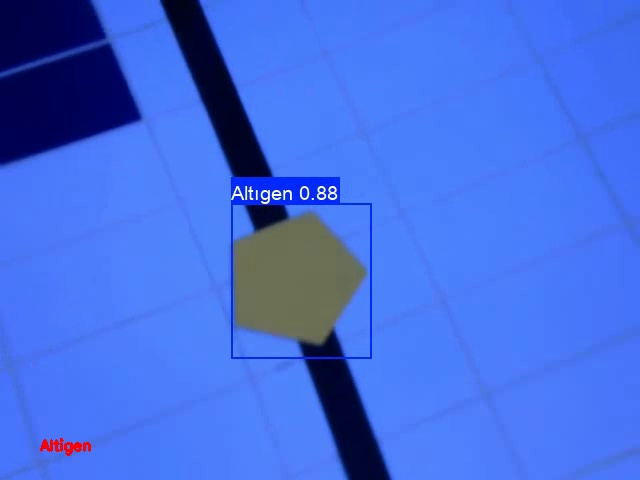
#> input picture PythonProject/Altıgen.jpg, 640 x 480 px, given in place of the camera
$ python 'yengeç.py'
#> lines starting #> are read from the running program, lines starting #| are printed output that depends on the picture; after the words box and inside, x2 and y2 are one past the last pixel; in counts of white or black regions, pixels touching at a corner belong together
import cv2
import numpy as np
import math
import time


class LineFollowingAlgorithm:
    def __init__(self, video_path=None):
        if video_path:
            self.cap = cv2.VideoCapture(video_path)
        else:
            # Kamera ayarlarını optimize et
            self.cap = cv2.VideoCapture(0)
            self.cap.set(cv2.CAP_PROP_FRAME_WIDTH, 640)  # Düşük çözünürlük
            self.cap.set(cv2.CAP_PROP_FRAME_HEIGHT, 480)
            self.cap.set(cv2.CAP_PROP_FPS, 30)  # FPS ayarı
            self.cap.set(cv2.CAP_PROP_BUFFERSIZE, 1)  # Buffer boyutunu azalt

        # Video boyutlarını al
        self.width = int(self.cap.get(cv2.CAP_PROP_FRAME_WIDTH))
        self.height = int(self.cap.get(cv2.CAP_PROP_FRAME_HEIGHT))

        # İşleme için küçültülmüş boyutlar
        self.process_width = 320  # İşleme boyutu
        self.scale_factor = self.width / self.process_width

        # Bölge ayarları (küçültülmüş boyuta göre)
        self.region_width = self.process_width // 3
        self.region_height = int(self.height * 0.6 / self.scale_factor)

        # Çizgi rengi eşiği (siyah çizgi için)
        self.lower_threshold = 0
        self.upper_threshold = 50

        # AÇI KONTROL PARAMETRELERİ
        self.max_allowed_angle = 20  # Kabul edilebilir maksimum açı (derece)
        self.min_line_length = 30  # Daha kısa çizgiler için (optimize)
        self.angle_correction_threshold = 10  # Bu açıdan fazlası düzeltme gerektirir

        # FPS hesaplama
        self.prev_time = time.time()
        self.fps = 0

    def preprocess_frame(self, frame):
        """Görüntüyü küçült ve ön işleme yap"""
        # Boyutu küçült
        small_frame = cv2.resize(frame, (self.process_width, int(self.height / self.scale_factor)))
        # Gri tonlama
        gray = cv2.cvtColor(small_frame, cv2.COLOR_BGR2GRAY)
        # Threshold
        _, thresh = cv2.threshold(gray, self.upper_threshold, 255, cv2.THRESH_BINARY_INV)
        # Gürültü azaltma
        kernel = np.ones((3, 3), np.uint8)
        thresh = cv2.morphologyEx(thresh, cv2.MORPH_OPEN, kernel)
        return gray, thresh, small_frame

    def detect_line_angle(self, gray_frame):
        """Optimize edilmiş çizgi açısı tespiti"""
        # HoughLinesP parametreleri optimize edildi
        lines = cv2.HoughLinesP(gray_frame, 1, np.pi / 180,
                                threshold=30,  # Daha düşük eşik
                                minLineLength=self.min_line_length,
                                maxLineGap=20)  # Daha büyük boşluk

        if lines is not None:
            # En uzun 2 çizgiyi al
            lines = sorted(lines, key=lambda x: np.linalg.norm(x[0][2:] - x[0][:2]), reverse=True)[:2]

            angles = []
            centers = []
            valid_lines = []

            for line in lines:
                x1, y1, x2, y2 = line[0]
                length = math.sqrt((x2 - x1) ** 2 + (y2 - y1) ** 2)

                if length > self.min_line_length:
                    angle = math.degrees(math.atan2(x2 - x1, y2 - y1))
                    # Açı normalizasyonu
                    if angle > 90:
                        angle -= 180
                    elif angle < -90:
                        angle += 180

                    center = ((x1 + x2) // 2, (y1 + y2) // 2)
                    angles.append(angle)
                    centers.append(center)
                    valid_lines.append(line[0])

            if angles:
                # Ortalama açı ve merkez
                avg_angle = np.mean(angles)
                avg_center = (int(np.mean([c[0] for c in centers])),
                              int(np.mean([c[1] for c in centers])))
                return avg_angle, avg_center, valid_lines

        return None, None, None

    def detect_line_position(self, thresh):
        """Optimize edilmiş bölge tespiti"""
        # Üst ve alt bölgeler
        upper_half = thresh[0:self.region_height, :]
        lower_half = thresh[self.region_height:, :]

        # Hızlı bölge analizi
        upper_regions = [
            np.count_nonzero(upper_half[:, i * self.region_width:(i + 1) * self.region_width])
            for i in range(3)
        ]

        lower_regions = [
            np.count_nonzero(lower_half[:, i * self.region_width:(i + 1) * self.region_width])
            for i in range(3)
        ]

        return upper_regions + lower_regions, thresh

    def is_line_angled(self, angle):
        """Çizginin açılı olup olmadığını kontrol eder"""
        if angle is None:
            return False
        return abs(angle) > self.angle_correction_threshold

    def viraj_tespiti(self, regions):
        """Viraj var mı yok mu kontrol et"""
        sol_ust, orta_ust, sag_ust, sol_alt, orta_alt, sag_alt = regions

        # KILIT KURAL: Orta alt + Orta üst varsa → DÜZ GİT (viraj değil)
        if orta_alt > 1000 and orta_ust > 1000:
            return False

        # Viraj durumları
        if orta_alt > 1000:
            if sag_alt > 1000:
                return True  # Sağa dön virajı
            elif sol_alt > 1000:
                return True  # Sola dön virajı

        return False

    # [10 lines left out: function viraj_fonksiyonu, not called in this run]

    def duz_cizgi_fonksiyonu(self, regions, angle=None, line_center=None):
        """Açı kontrolü eklenmiş düz çizgi fonksiyonu"""
        sol_ust, orta_ust, sag_ust, sol_alt, orta_alt, sag_alt = regions

        # AÇI KONTROL BLOĞU
        if orta_alt > 1000 and orta_ust > 1000:
            if self.is_line_angled(angle):
                if angle < -self.angle_correction_threshold:
                    return "SAGA DON (AÇI DÜZELTMESİ)"  # Çizgi sağa eğik, sola dön
                elif angle > self.angle_correction_threshold:
                    return "SOLA DON (AÇI DÜZELTMESİ)"  # Çizgi sola eğik, sağa dön
            else:
                return "DUZ GIT"  # Çizgi düz, normal ilerle

        # ÜST BÖLGE KONTROLÜ
        if sol_ust > 1000 and orta_ust <= 1000 and sag_ust <= 1000:
            return "SOL YENGEC"
        elif sag_ust > 1000 and orta_ust <= 1000 and sol_ust <= 1000:
            return "SAG YENGEC"
        elif orta_ust > 1000 and sol_ust <= 1000 and sag_ust <= 1000:
            return "DUZ GIT"

        # MEVCUT MANTIK - Orta alt + Orta üst = DÜZ GİT
        if orta_alt > 1000 and orta_ust > 1000:
            return "DUZ GIT"

        # Sadece alt bölgelere bak
        lower_regions = [sol_alt, orta_alt, sag_alt]
        max_index = np.argmax(lower_regions)

        if max_index == 0:
            return "SOL YENGEC"
        elif max_index == 1:
            return "DUZ GIT"
        else:
            return "SAG YENGEC"

    def draw_regions(self, frame):
        """Bölgeleri ve çizgileri görsel olarak çiz"""
        # Bölge çizgileri (orijinal boyutta)
        rw = int(self.region_width * self.scale_factor)
        rh = int(self.region_height * self.scale_factor)
        cv2.line(frame, (rw, 0), (rw, self.height), (0, 255, 0), 2)
        cv2.line(frame, (rw * 2, 0), (rw * 2, self.height), (0, 255, 0), 2)
        cv2.line(frame, (0, rh), (self.width, rh), (0, 255, 0), 2)

        # Merkez çizgisi
        cv2.line(frame, (self.width // 2, 0), (self.width // 2, self.height), (255, 0, 0), 1)

        # Bölge etiketleri
        cv2.putText(frame, "SOL UST", (10, 30), cv2.FONT_HERSHEY_SIMPLEX, 0.5, (255, 255, 255), 1)
        cv2.putText(frame, "ORTA UST", (rw + 10, 30), cv2.FONT_HERSHEY_SIMPLEX, 0.5, (255, 255, 255), 1)
        cv2.putText(frame, "SAG UST", (rw * 2 + 10, 30), cv2.FONT_HERSHEY_SIMPLEX, 0.5, (255, 255, 255), 1)

        cv2.putText(frame, "SOL ALT", (10, self.height - 20), cv2.FONT_HERSHEY_SIMPLEX, 0.5, (255, 255, 255), 1)
        cv2.putText(frame, "ORTA ALT", (rw + 10, self.height - 20), cv2.FONT_HERSHEY_SIMPLEX, 0.5, (255, 255, 255), 1)
        cv2.putText(frame, "SAG ALT", (rw * 2 + 10, self.height - 20), cv2.FONT_HERSHEY_SIMPLEX, 0.5, (255, 255, 255),
                    1)

        return frame

    def draw_detected_line(self, frame, lines, center, angle):
        """Tespit edilen çizgiyi ve bilgilerini çiz"""
        if lines:
            for line in lines:
                x1, y1, x2, y2 = [int(x * self.scale_factor) for x in line]
                cv2.line(frame, (x1, y1), (x2, y2), (0, 0, 255), 2)

            if center:
                cx, cy = [int(c * self.scale_factor) for c in center]
                cv2.circle(frame, (cx, cy), 5, (0, 255, 0), -1)
                cv2.line(frame, (cx, cy - 20), (cx, cy + 20), (0, 255, 0), 2)

        return frame

    def run(self):
        """Ana döngü"""
        print("*** OPTİMİZE ÇİZGİ TAKİBİ BAŞLATILDI ***")
        print("Çıkmak için 'q' tuşuna basın")
        print("Duraklatmak için 'SPACE' tuşuna basın")

        paused = False

        while True:
            if not paused:
                ret, frame = self.cap.read()
#> frame is the input picture: shape (480, 640, 3); mean B, G, R 224.3, 109.8, 67.9
                if not ret:
                    print("Video bitti veya okuma hatası!")
                    break

                # FPS hesaplama
                curr_time = time.time()
                self.fps = 1 / (curr_time - self.prev_time)
                self.prev_time = curr_time

                # Ön işleme
                gray, thresh, small_frame = self.preprocess_frame(frame)
#> in preprocess_frame, `gray = cv2.cvtColor(small_frame, cv2.COLOR_BGR2GRAY)`:
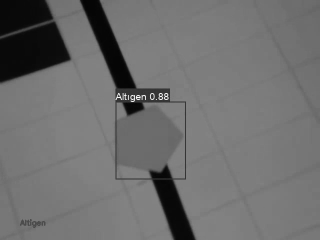
#> gray: shape (240, 320); min 4, max 251, mean 110.3
#> in preprocess_frame, `_, thresh = cv2.threshold(gray, self.upper_threshold, 255, cv2.THRESH_..`:
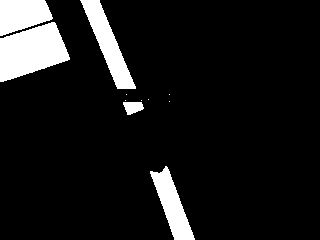
#> thresh: shape (240, 320); 9.7% white; 11 white regions (6 under 20 px), largest, box (x1, y1, x2, y2) and area: (0, 22, 70, 82) 2760, (80, 0, 136, 89) 1694, (0, 0, 53, 36) 1409, (150, 166, 195, 240) 1406, (123, 102, 144, 115) 198

                # Çizgi tespiti
                angle, center, lines = self.detect_line_angle(thresh)
#> in detect_line_angle, `lines = cv2.HoughLinesP(gray_frame, 1, np.pi / 180, threshold=30,`: lines = 94 rows, first 6: [161, 172, 190, 239], [156, 172, 186, 239], [163, 169, 192, 239], [86, 0, 133, 112], [84, 0, 128, 114], [165, 168, 194, 238]
#> in detect_line_angle, `lines = sorted(lines, key=lambda x: np.linalg.norm(x[0][2:] - x[0][:2]..`: lines = [[[81, 0, 132, 113]], [[84, 0, 128, 114]]]
#> the loop in detect_line_angle, `for line in lines:` made 2 passes
#> (x1, y1, x2, y2, length, angle, center) on passes 1 to 2: (81, 0, 132, 113, 124, 24.29, (106, 56)), (84, 0, 128, 114, 122.2, 21.1, (106, 57))
#> after the loop in detect_line_angle, `for line in lines:`: angles = [24.29, 21.1]; centers = [(106, 56), (106, 57)]; valid_lines = [[81, 0, 132, 113], [84, 0, 128, 114]]
#> in detect_line_angle, `avg_angle = np.mean(angles)`: avg_angle = 22.7
#> in detect_line_angle, `avg_center = (int(np.mean([c[0] for c in centers])), int(np.mean([c[1]..`: avg_center = (106, 56)
#> angle = 22.7; center = (106, 56); lines = [[81, 0, 132, 113], [84, 0, 128, 114]]
                regions, _ = self.detect_line_position(thresh)
#> in detect_line_position, `upper_half = thresh[0:self.region_height, :]`:
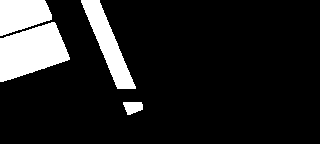
#> upper_half: shape (144, 320); 13.1% white; 4 white regions, box (x1, y1, x2, y2) and area: (0, 22, 70, 82) 2760, (81, 0, 136, 89) 1693, (0, 0, 52, 36) 1407, (123, 102, 143, 115) 196
#> in detect_line_position, `lower_half = thresh[self.region_height:, :]`:
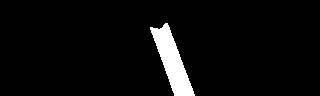
#> lower_half: shape (96, 320); 4.6% white; 1 white region, box (x1, y1, x2, y2) and area: (150, 23, 195, 96) 1404
#> in detect_line_position, `upper_regions = [ np.count_nonzero(upper_half[:, i * self.region_width..`: upper_regions = [4904, 1152, 0]
#> in detect_line_position, `lower_regions = [ np.count_nonzero(lower_half[:, i * self.region_width..`: lower_regions = [0, 1404, 0]
#> regions = [4904, 1152, 0, 0, 1404, 0]

                # Viraj kontrolü
                is_viraj = self.viraj_tespiti(regions)
#> in viraj_tespiti, `sol_ust, orta_ust, sag_ust, sol_alt, orta_alt, sag_alt = regions`: sol_ust = 4904; orta_ust = 1152; sag_ust = 0; orta_alt = 1404; sag_alt = 0
#> is_viraj = False

                # Hareket kararı
                if is_viraj:
                    hareket = self.viraj_fonksiyonu(regions)
                    mod = "VIRAJ MODU"
                else:
                    hareket = self.duz_cizgi_fonksiyonu(regions, angle, center)
#> in duz_cizgi_fonksiyonu, `sol_ust, orta_ust, sag_ust, sol_alt, orta_alt, sag_alt = regions`: sol_ust = 4904; orta_ust = 1152; sag_ust = 0; orta_alt = 1404; sag_alt = 0
#> hareket = 'SOLA DON (AÇI DÜZELTMESİ)'
                    mod = "DUZ CIZGI MODU"

                # Görselleştirme
                frame = self.draw_regions(frame)
#> in draw_regions, `cv2.putText(frame, "SAG ALT", (rw * 2 + 10, self.height - 20), cv2.FON..`:
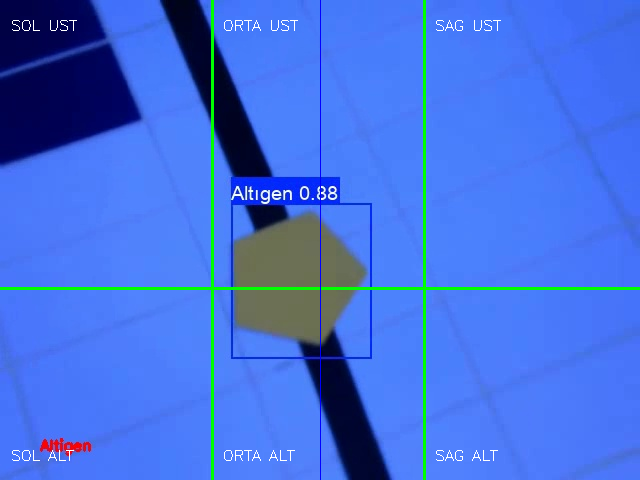
#> frame: shape (480, 640, 3); mean B, G, R 221, 112.2, 67.2
                frame = self.draw_detected_line(frame, lines, center, angle)
#> the loop in draw_detected_line, `for line in lines:` made 2 passes
#> (line, x1, y1, x2, y2) on passes 1 to 2: ([81, 0, 132, 113], 162, 0, 264, 226), ([84, 0, 128, 114], 168, 0, 256, 228)
#> after the loop in draw_detected_line, `for line in lines:`:
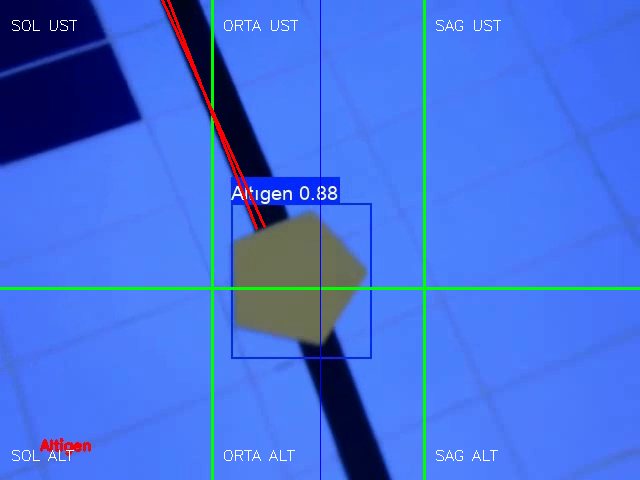
#> frame: shape (480, 640, 3); 0.4% of pixels changed, all inside (x1, y1, x2, y2) = (161, 0, 266, 230)
#> in draw_detected_line, `cx, cy = [int(c * self.scale_factor) for c in center]`: cx = 212; cy = 112

                # Bilgileri formatla
                sol_ust, orta_ust, sag_ust, sol_alt, orta_alt, sag_alt = regions
#> sol_ust = 4904; orta_ust = 1152; sag_ust = 0; sol_alt = 0; orta_alt = 1404; sag_alt = 0
                bolge_bilgisi = f"U:[{sol_ust}, {orta_ust}, {sag_ust}] A:[{sol_alt}, {orta_alt}, {sag_alt}]"
#> bolge_bilgisi = 'U:[4904, 1152, 0] A:[0, 1404, 0]'
                aci_bilgisi = f"Açı: {angle:.1f}°" if angle is not None else "Açı: Tespit edilemedi"
#> aci_bilgisi = 'Açı: 22.7°'

                # Ekrana yazdır
                cv2.putText(frame, f"FPS: {self.fps:.1f}", (self.width - 100, 20),
                            cv2.FONT_HERSHEY_SIMPLEX, 0.5, (0, 255, 255), 1)
                cv2.putText(frame, f"Mod: {mod}", (10, 60), cv2.FONT_HERSHEY_SIMPLEX, 0.6, (0, 255, 0), 2)
                cv2.putText(frame, f"Hareket: {hareket}", (10, 90), cv2.FONT_HERSHEY_SIMPLEX, 0.6, (0, 0, 255), 2)
                cv2.putText(frame, aci_bilgisi, (10, 120), cv2.FONT_HERSHEY_SIMPLEX, 0.6, (255, 0, 255), 2)
                cv2.putText(frame, bolge_bilgisi, (10, 150), cv2.FONT_HERSHEY_SIMPLEX, 0.4, (255, 255, 255), 1)
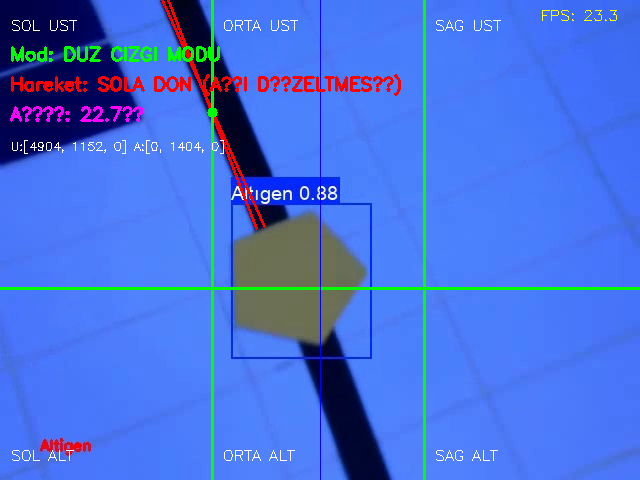
#> frame: shape (480, 640, 3); mean B, G, R 218.7, 112.7, 70.9

                if paused:
                    cv2.putText(frame, "DURAKLATILDI - SPACE ile devam et", (10, 180),
                                cv2.FONT_HERSHEY_SIMPLEX, 0.6, (0, 255, 255), 2)

                # Görüntüleri göster
                cv2.imshow('Optimize Cizgi Takibi', frame)
                cv2.imshow('Threshold', cv2.resize(thresh, (320, 240)))

            # Tuş kontrolü
            key = cv2.waitKey(1) & 0xFF
#> (key q is pressed here)
            if key == ord('q'):
                break
            elif key == ord(' '):
                paused = not paused
                print("Duraklatıldı" if paused else "Devam ediyor")

        # Temizlik
        self.cap.release()
        cv2.destroyAllWindows()


if __name__ == "__main__":
    try:
        # Video dosyası yolunu buraya yazın
        video_path = None

        algorithm = LineFollowingAlgorithm(video_path)
        algorithm.run()
    except KeyboardInterrupt:
        print("\nProgram durduruldu.")
    except Exception as e:
        print(f"Hata: {e}")
        print("Video dosyası yolunu kontrol edin.")

$ run again, on PythonProject/Beşgen.jpg
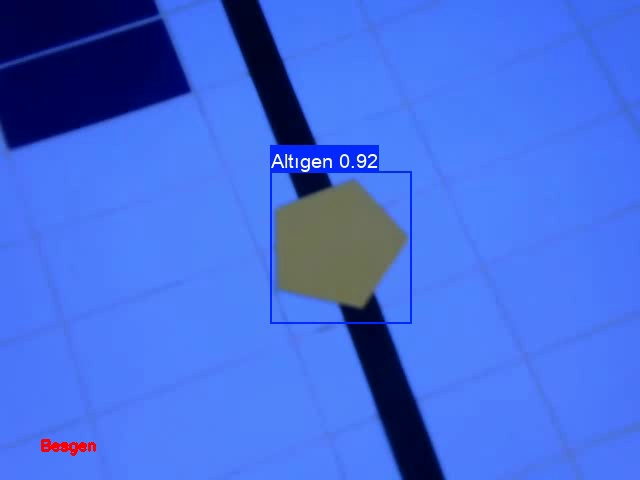
#> input picture PythonProject/Beşgen.jpg, 640 x 480 px, given in place of the camera
#> in run, frame is the input picture: shape (480, 640, 3); mean B, G, R 222.4, 109.1, 68.5
#> in preprocess_frame, `_, thresh = cv2.threshold(gray, self.upper_threshold, 255, cv2.THRESH_..`:
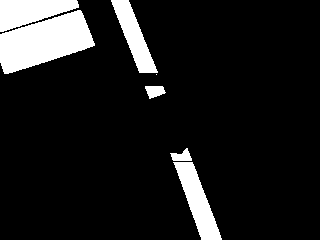
#> thresh: shape (240, 320); 11.1% white; 7 white regions (1 under 20 px), largest, box (x1, y1, x2, y2) and area: (0, 10, 95, 74) 3667, (0, 0, 79, 32) 1586, (173, 162, 222, 240) 1578, (111, 0, 158, 73) 1347, (145, 86, 166, 99) 189, (170, 148, 192, 161) 172
#> in detect_line_angle, `lines = cv2.HoughLinesP(gray_frame, 1, np.pi / 180, threshold=30,`: lines = 88 rows, first 6: [178, 154, 209, 239], [114, 0, 156, 95], [183, 153, 219, 239], [181, 154, 215, 239], [0, 19, 93, 45], [176, 153, 202, 239]
#> in detect_line_angle, `lines = sorted(lines, key=lambda x: np.linalg.norm(x[0][2:] - x[0][:2]..`: lines = [[[114, 0, 156, 95]], [[119, 0, 152, 97]]]
#> the loop in detect_line_angle, `for line in lines:` made 2 passes
#> (x1, y1, x2, y2, length, angle, center) on passes 1 to 2: (114, 0, 156, 95, 103.9, 23.85, (135, 47)), (119, 0, 152, 97, 102.5, 18.79, (135, 48))
#> after the loop in detect_line_angle, `for line in lines:`: angles = [23.85, 18.79]; centers = [(135, 47), (135, 48)]; valid_lines = [[114, 0, 156, 95], [119, 0, 152, 97]]
#> avg_angle = 21.32
#> avg_center = (135, 47)
#> in run, `angle, center, lines = self.detect_line_angle(thresh)`: angle = 21.32; center = (135, 47); lines = [[114, 0, 156, 95], [119, 0, 152, 97]]
#> upper_half: shape (144, 320); 14.7% white; 4 white regions, box (x1, y1, x2, y2) and area: (0, 10, 95, 74) 3667, (0, 0, 79, 32) 1586, (111, 0, 157, 73) 1345, (145, 86, 165, 98) 186
#> lower_half: shape (96, 320); 5.7% white; 2 white regions, box (x1, y1, x2, y2) and area: (174, 18, 222, 96) 1577, (171, 5, 192, 17) 169
#> upper_regions = [5253, 1531, 0]
#> lower_regions = [0, 1599, 147]
#> regions = [5253, 1531, 0, 0, 1599, 147]
#> in viraj_tespiti, `sol_ust, orta_ust, sag_ust, sol_alt, orta_alt, sag_alt = regions`: sol_ust = 5253; orta_ust = 1531; sag_ust = 0; orta_alt = 1599; sag_alt = 147
#> is_viraj = False
#> in duz_cizgi_fonksiyonu, `sol_ust, orta_ust, sag_ust, sol_alt, orta_alt, sag_alt = regions`: sol_ust = 5253; orta_ust = 1531; sag_ust = 0; orta_alt = 1599; sag_alt = 147
#> hareket = 'SOLA DON (AÇI DÜZELTMESİ)'
#> the loop in draw_detected_line, `for line in lines:` made 2 passes
#> (line, x1, y1, x2, y2) on passes 1 to 2: ([114, 0, 156, 95], 228, 0, 312, 190), ([119, 0, 152, 97], 238, 0, 304, 194)
#> cx = 270; cy = 94
#> in run, `sol_ust, orta_ust, sag_ust, sol_alt, orta_alt, sag_alt = regions`: sol_ust = 5253; orta_ust = 1531; sag_ust = 0; orta_alt = 1599; sag_alt = 147
#> bolge_bilgisi = 'U:[5253, 1531, 0] A:[0, 1599, 147]'
#> aci_bilgisi = 'Açı: 21.3°'
#> in run, `cv2.putText(frame, bolge_bilgisi, (10, 150), cv2.FONT_HERSHEY_SIMPLEX,..`:
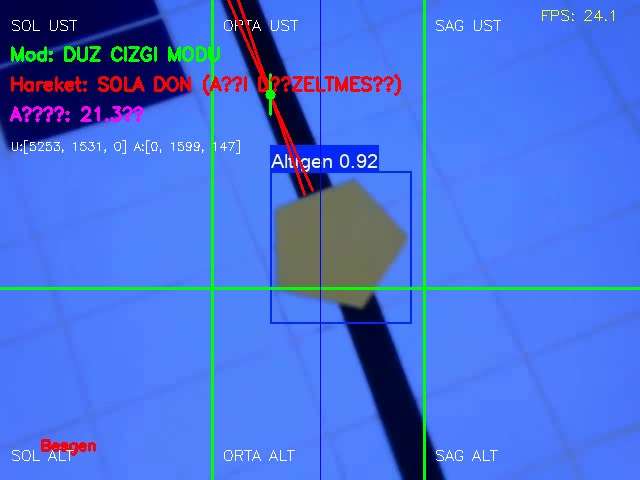
#> frame: shape (480, 640, 3); mean B, G, R 217, 112.3, 71.5
